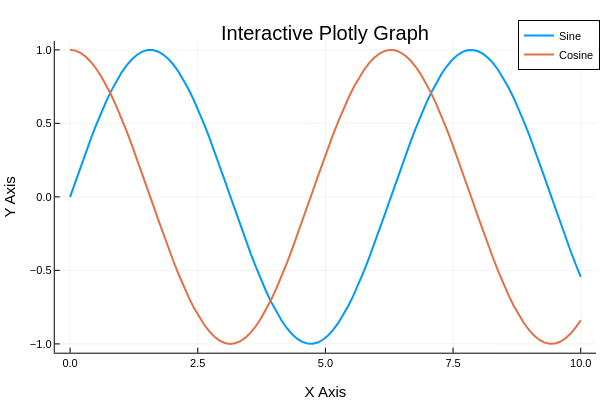

Notebook cell for this chart:
### Code cell
using Plots
plotly() # Activates your installed PlotlyJS backend
# plotlyjs()

# Generate data
x = range(0, 10, length=100)
y1 = sin.(x)
y2 = cos.(x)

# Combine into a single plot command
plot(x, [y1 y2], 
     label=["Sine" "Cosine"], 
     title="Interactive Plotly Graph",
     lw=2,
     xlabel="X Axis",
     ylabel="Y Axis",
     grid=true,               # Explicitly show background grid
     legend=:topright,        # Position the interactive legend
     )

### Figure 1 — Plotly figure (JSON) as saved in the notebook; plotly's stock layout.template omitted (floating-point values rounded to 4 significant figures)
{"data": [{"colorbar": {"len": 0.8657, "title": "", "x": 0.9934, "y": 0.5087}, "legendgroup": "Sine", "line": {"color": "rgba(0, 154, 250, 1.000)", "dash": "solid", "shape": "linear", "width": 2}, "mode": "lines", "name": "Sine", "showlegend": true, "type": "scatter", "x": [0, 0.101, 0.202, 0.303, 0.404, 0.5051, 0.6061, 0.7071, 0.8081, 0.9091, 1.01, 1.111, 1.212, 1.313, 1.414, 1.515, 1.616, 1.717, 1.818, 1.919, 2.02, 2.121, 2.222, 2.323, 2.424, 2.525, 2.626, 2.727, 2.828, 2.929, 3.03, 3.131, 3.232, 3.333, 3.434, 3.535, 3.636, 3.737, 3.838, 3.939, 4.04, 4.141, 4.242, 4.343, 4.444, 4.545, 4.646, 4.747, 4.848, 4.949, 5.051, 5.152, 5.253, 5.354, 5.455, 5.556, 5.657, 5.758, 5.859, 5.96, 6.061, 6.162, 6.263, 6.364, 6.465, 6.566, 6.667, 6.768, 6.869, 6.97, 7.071, 7.172, 7.273, 7.374, 7.475, 7.576, 7.677, 7.778, 7.879, 7.98, 8.081, 8.182, 8.283, 8.384, 8.485, 8.586, 8.687, 8.788, 8.889, 8.99, 9.091, 9.192, 9.293, 9.394, 9.495, 9.596, 9.697, 9.798, 9.899, 10], "xaxis": "x", "y": [0, 0.1008, 0.2006, 0.2984, 0.3931, 0.4839, 0.5696, 0.6496, 0.723, 0.7889, 0.8469, 0.8962, 0.9364, 0.967, 0.9878, 0.9985, 0.999, 0.9893, 0.9696, 0.9399, 0.9007, 0.8523, 0.7952, 0.73, 0.6574, 0.5781, 0.4928, 0.4026, 0.3082, 0.2107, 0.1111, 0.01028, -0.09061, -0.1906, -0.2886, -0.3837, -0.4748, -0.5612, -0.6418, -0.7158, -0.7826, -0.8414, -0.8916, -0.9327, -0.9643, -0.9861, -0.9978, -0.9994, -0.9908, -0.972, -0.9434, -0.9051, -0.8576, -0.8014, -0.737, -0.6651, -0.5864, -0.5017, -0.412, -0.318, -0.2207, -0.1213, -0.02056, 0.08036, 0.1805, 0.2787, 0.3742, 0.4658, 0.5526, 0.6338, 0.7086, 0.7761, 0.8358, 0.8869, 0.9289, 0.9615, 0.9843, 0.9971, 0.9997, 0.9921, 0.9744, 0.9467, 0.9094, 0.8629, 0.8075, 0.7439, 0.6727, 0.5947, 0.5106, 0.4213, 0.3277, 0.2308, 0.1315, 0.03083, -0.07011, -0.1703, -0.2688, -0.3646, -0.4566, -0.544], "yaxis": "y"}, {"colorbar": {"len": 0.8657, "title": "", "x": 0.9934, "y": 0.5087}, "legendgroup": "Cosine", "line": {"color": "rgba(227, 111, 71, 1.000)", "dash": "solid", "shape": "linear", "width": 2}, "mode": "lines", "name": "Cosine", "showlegend": true, "type": "scatter", "x": [0, 0.101, 0.202, 0.303, 0.404, 0.5051, 0.6061, 0.7071, 0.8081, 0.9091, 1.01, 1.111, 1.212, 1.313, 1.414, 1.515, 1.616, 1.717, 1.818, 1.919, 2.02, 2.121, 2.222, 2.323, 2.424, 2.525, 2.626, 2.727, 2.828, 2.929, 3.03, 3.131, 3.232, 3.333, 3.434, 3.535, 3.636, 3.737, 3.838, 3.939, 4.04, 4.141, 4.242, 4.343, 4.444, 4.545, 4.646, 4.747, 4.848, 4.949, 5.051, 5.152, 5.253, 5.354, 5.455, 5.556, 5.657, 5.758, 5.859, 5.96, 6.061, 6.162, 6.263, 6.364, 6.465, 6.566, 6.667, 6.768, 6.869, 6.97, 7.071, 7.172, 7.273, 7.374, 7.475, 7.576, 7.677, 7.778, 7.879, 7.98, 8.081, 8.182, 8.283, 8.384, 8.485, 8.586, 8.687, 8.788, 8.889, 8.99, 9.091, 9.192, 9.293, 9.394, 9.495, 9.596, 9.697, 9.798, 9.899, 10], "xaxis": "x", "y": [1, 0.9949, 0.9797, 0.9544, 0.9195, 0.8752, 0.8219, 0.7603, 0.6909, 0.6145, 0.5318, 0.4437, 0.351, 0.2548, 0.156, 0.05562, -0.04535, -0.1459, -0.2449, -0.3414, -0.4344, -0.523, -0.6063, -0.6834, -0.7536, -0.816, -0.8701, -0.9154, -0.9513, -0.9775, -0.9938, -0.9999, -0.9959, -0.9817, -0.9575, -0.9235, -0.8801, -0.8277, -0.7669, -0.6983, -0.6225, -0.5405, -0.4529, -0.3606, -0.2647, -0.1662, -0.06588, 0.03508, 0.1357, 0.2349, 0.3317, 0.4251, 0.5143, 0.5981, 0.6759, 0.7468, 0.81, 0.865, 0.9112, 0.9481, 0.9753, 0.9926, 0.9998, 0.9968, 0.9836, 0.9604, 0.9274, 0.8849, 0.8334, 0.7735, 0.7056, 0.6306, 0.5491, 0.462, 0.3702, 0.2746, 0.1763, 0.07613, -0.0248, -0.1255, -0.2249, -0.322, -0.4158, -0.5054, -0.5898, -0.6683, -0.7399, -0.8039, -0.8598, -0.9069, -0.9448, -0.973, -0.9913, -0.9995, -0.9975, -0.9854, -0.9632, -0.9312, -0.8897, -0.8391], "yaxis": "y"}], "layout": {"annotations": [{"font": {"color": "rgba(0, 0, 0, 1.000)", "family": "sans-serif", "size": 20}, "rotation": 0, "showarrow": false, "text": "Interactive Plotly Graph", "x": 0.5424, "xanchor": "center", "xref": "paper", "y": 1, "yanchor": "top", "yref": "paper"}], "height": 400, "legend": {"bgcolor": "rgba(255, 255, 255, 1.000)", "bordercolor": "rgba(0, 0, 0, 1.000)", "borderwidth": 1, "font": {"color": "rgba(0, 0, 0, 1.000)", "family": "sans-serif", "size": 11}, "title": {"font": {"color": "rgba(0, 0, 0, 1.000)", "family": "sans-serif", "size": 15}, "text": ""}, "tracegroupgap": 0, "traceorder": "normal", "x": 1, "xanchor": "right", "y": 1, "yanchor": "top"}, "margin": {"b": 20, "l": 0, "r": 0, "t": 20}, "paper_bgcolor": "rgba(255, 255, 255, 1.000)", "plot_bgcolor": "rgba(255, 255, 255, 1.000)", "showlegend": true, "width": 600, "xaxis": {"anchor": "y", "domain": [0.09128, 0.9934], "gridcolor": "rgba(0, 0, 0, 0.100)", "gridwidth": 0.5, "linecolor": "rgba(0, 0, 0, 1.000)", "mirror": false, "range": [-0.3, 10.3], "showgrid": true, "showline": true, "showticklabels": true, "tickangle": 0, "tickcolor": "rgb(0, 0, 0)", "tickfont": {"color": "rgba(0, 0, 0, 1.000)", "family": "sans-serif", "size": 11}, "tickmode": "array", "ticks": "inside", "ticktext": ["0.0", "2.5", "5.0", "7.5", "10.0"], "tickvals": [0, 2.5, 5, 7.5, 10], "title": "X Axis", "titlefont": {"color": "rgba(0, 0, 0, 1.000)", "family": "sans-serif", "size": 15}, "type": "-", "visible": true, "zeroline": false, "zerolinecolor": "rgba(0, 0, 0, 1.000)"}, "yaxis": {"anchor": "x", "domain": [0.07581, 0.9415], "gridcolor": "rgba(0, 0, 0, 0.100)", "gridwidth": 0.5, "linecolor": "rgba(0, 0, 0, 1.000)", "mirror": false, "range": [-1.06, 1.06], "showgrid": true, "showline": true, "showticklabels": true, "tickangle": 0, "tickcolor": "rgb(0, 0, 0)", "tickfont": {"color": "rgba(0, 0, 0, 1.000)", "family": "sans-serif", "size": 11}, "tickmode": "array", "ticks": "inside", "ticktext": ["−1.0", "−0.5", "0.0", "0.5", "1.0"], "tickvals": [-1, -0.5, 0, 0.5, 1], "title": "Y Axis", "titlefont": {"color": "rgba(0, 0, 0, 1.000)", "family": "sans-serif", "size": 15}, "type": "-", "visible": true, "zeroline": false, "zerolinecolor": "rgba(0, 0, 0, 1.000)"}}}
